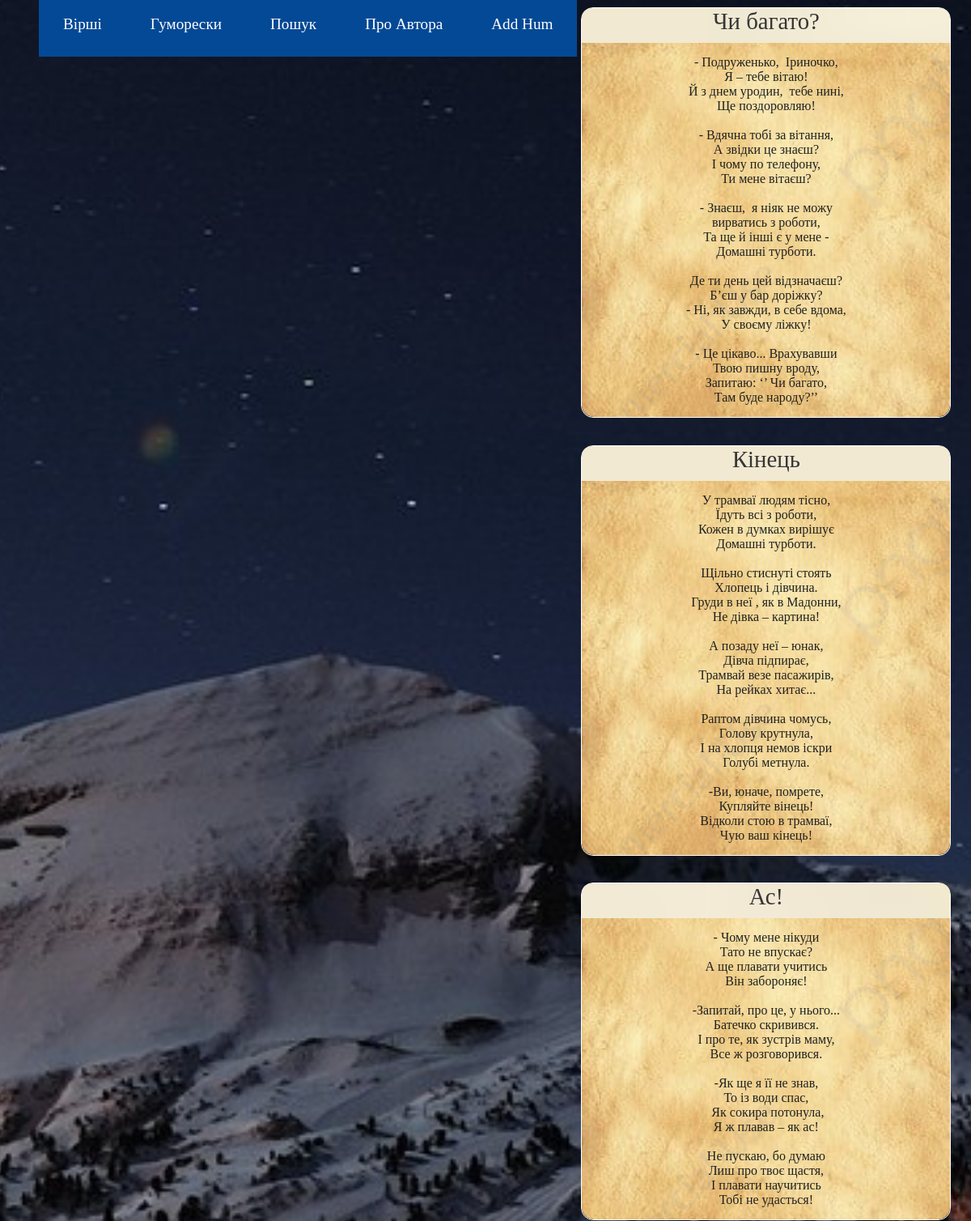
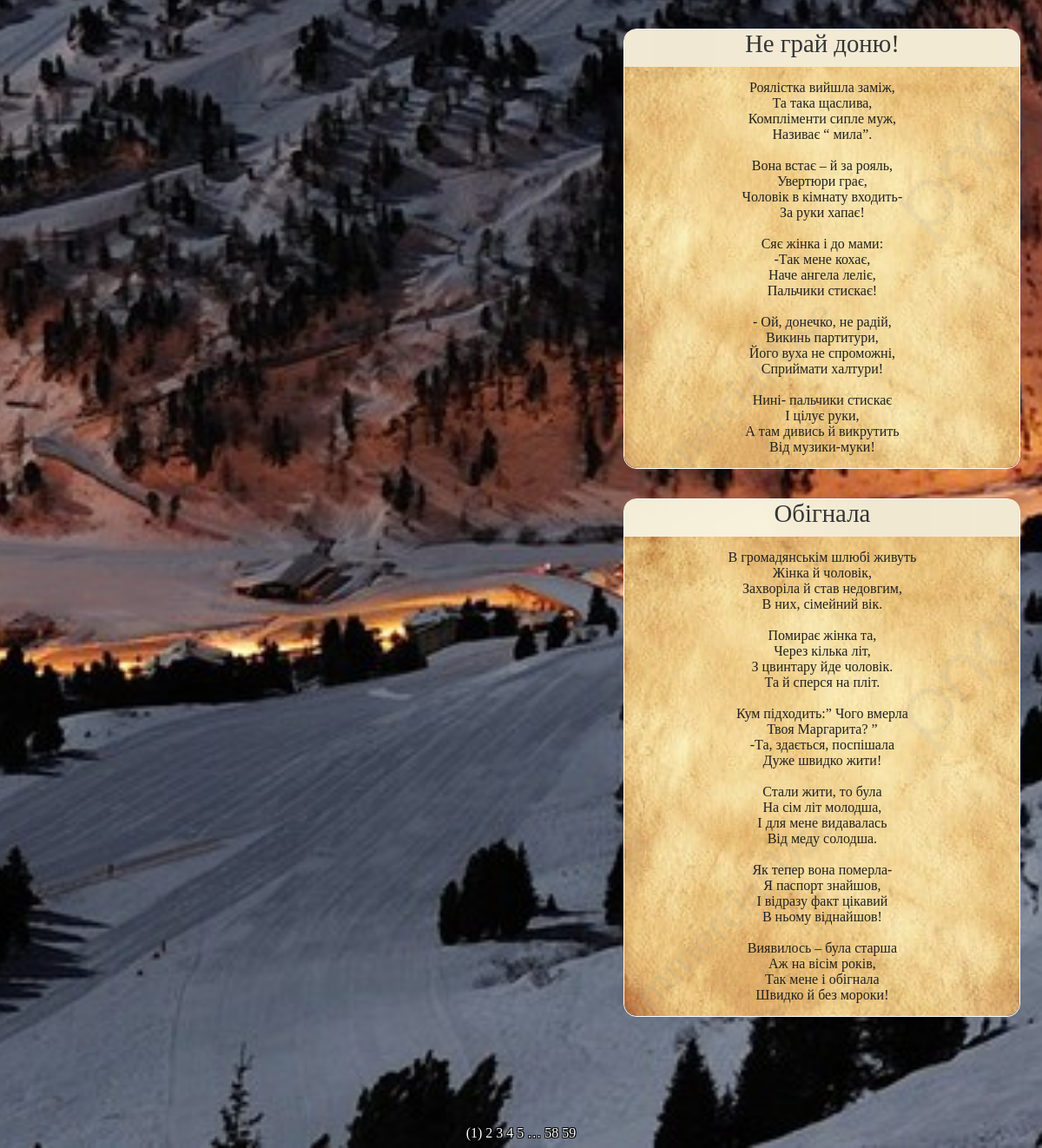
The app's page /humoresques/1 with its own data (2 pictures, top to bottom).
### app/models.py (models this page shows)
class Humoresque(db.Model):
    id = db.Column(db.Integer, primary_key=True)
    title = db.Column(db.String(20), unique=True)
    text = db.Column(db.String(1028), unique=True)

### app/routes.py (the view)
@app.route('/humoresques/<int:hum_page_num>')
def humoresques(hum_page_num):
    humoresques = Humoresque.query.paginate(per_page=5, page=hum_page_num, error_out=True)
    return render_template('humoresques.html', title='Гуморески',  humoresques=humoresques)

### app/templates/humoresques.html
{% extends "base.html" %}
{% block app_content %}
    {% for humoresque in humoresques.items %}
        {% include "_humoresque.html" %}
    {% endfor %}
    <div class="pagination-links">
    {% for page in humoresques.iter_pages() %}
        {% if page %}
            {% if page != humoresques.page %}
                <a href="{{ url_for('humoresques', hum_page_num=page) }}">{{ page }}</a>
            {% else %}
                <span style="color: white;">({{ page }})</span>
            {% endif %}
        {% else %}
            <span class=ellipsis style="color: white;">…</span>
        {% endif %}
    {% endfor %}
    </div>
{% endblock %}

### app/templates/base.html (shortened to what this page needs)
<html>
    <head>
        <link rel="stylesheet" href="{{ url_for('static', filename='styles.css') }}"/>
    </head>
    <body>
        <div id="navbar-container">
            <div id="navbar">
                <div class="link-div">
                    <nav>
                        <ul class="nav-links">
                            <li><a href="{{ url_for('poems', page_num=1) }}">Вірші</a></li>
                            <li><a href="{{ url_for('humoresques', hum_page_num=1) }}">Гуморески</a></li>
                            <li><a href="{{ url_for('search') }}">Пошук</a></li>
                            <li><a href="{{ url_for('about') }}">Про Автора</a></li>
                            <li><a href="{{ url_for('add_humoresque') }}">Add Hum</a></li>
                        </ul>
                    </nav>
                </div>
            </div>
        </div>
        <div id="page_container">
            {% block content %}
            <div class="container-fluid" style="margin-top: 100px;">
                {% block app_content %}{% endblock %}
            </div>
            {% endblock %}
        </div>
    </body>
</html>

### app/templates/_humoresque.html
{% extends "base.html" %}
{% block app_content %}
    <div id="poem-container">
        <div id="title">{{humoresque.title}}</div>
        <pre><div id="text">{{humoresque.text}}</div></pre>
    </div>
{% endblock %}

### app/static/styles.css (style rules this page uses)
#poem-container { width: 455px; border: 1px solid white; color: white; margin-left: 60%; margin-top: -5.7rem; margin-bottom: 125px; border-radius: 15px; }
#title { width: 100%; height: 40px; background: url('/static/title_bg.jpg') no-repeat center center fixed; -webkit-background-size: cover; -moz-background-size: cover; -o-background-size: cover; background-size: cover; font-family: 'Lobster Two', cursive; font-size: 1.8rem; color: #353535; text-align: center; padding-bottom: 5px; border-radius: 12px 12px 0 0; }
#text { background: url('/static/poem_bg.jpg') no-repeat center center; width: 455px; -webkit-background-size: cover; -moz-background-size: cover; -o-background-size: cover; background-size: cover; font-family: 'Lobster Two', cursive ; font-size: 1rem; color: #212121; text-align: center; margin-top: -15px; margin-bottom: -13px; padding-top: 15px; padding-bottom: 15px; border-radius:0 0 15px 15px; }
#navbar-container { position: absolute; top: 0; height: 100px; width: 50%; }
#navbar { position: fixed; display: flex; justify-content: space-between; align-items: center; font-size: 1.2rem; margin-bottom: 100px; margin-right: -500px; }
a { text-decoration: none; color: white; }
body { background: url('/static/night-mnt.jpg') no-repeat center center fixed; -webkit-background-size: cover; -moz-background-size: cover; -o-background-size: cover; background-size: cover; font-family: 'Lobster Two', cursive; }
.nav-links { display: flex; list-style: none; }
.nav-links a { padding: 30px; margin-right: 0px; background: rgb(4, 73, 150); transition: 0.3s ease-out; }
.pagination-links { text-align: center; text-shadow: -1px -1px 0 #000, 1px -1px 0 #000, -1px 1px 0 #000, 1px 1px 0 #000; float: bottom 0; }

### records on screen
Humoresque: title "Чи багато?", text "- Подруженько, Іриночко, Я – тебе вітаю! Й з днем уродин, тебе нині, Ще поздоровляю! - Вдячна тобі за вітання, А звідки це знаєш? І чому по телефону, Ти мене вітаєш? - Знаєш, я ніяк не можу вирватись з роботи, Та ще й інші є у мене - Домашні турботи. Де ти день цей відзначаєш? Б’єш у бар доріжку? - Ні, як завжди, в себе вдома, У своєму ліжку! - Це цікаво... Врахувавши Твою пишну вроду, Запитаю: ‘’ Чи багато, Там буде народу?’’"
Humoresque: title "Кінець", text "У трамваї людям тісно, Їдуть всі з роботи, Кожен в думках вирішує Домашні турботи. Щільно стиснуті стоять Хлопець і дівчина. Груди в неї , як в Мадонни, Не дівка – картина! А позаду неї – юнак, Дівча підпирає, Трамвай везе пасажирів, На рейках хитає... Раптом дівчина чомусь, Голову крутнула, І на хлопця немов іскри Голубі метнула. -Ви, юначе, помрете, Купляйте вінець! Відколи стою в трамваї, Чую ваш кінець!"
Humoresque: title "Ас!", text "- Чому мене нікуди Тато не впускає? А ще плавати учитись Він забороняє! -Запитай, про це, у нього... Батечко скривився. І про те, як зустрів маму, Все ж розговорився. -Як ще я її не знав, То із води спас, Як сокира потонула, Я ж плавав – як ас! Не пускаю, бо думаю Лиш про твоє щастя, І плавати научитись Тобі не удасться!"
Humoresque: title "Не грай доню!", text "Роялістка вийшла заміж, Та така щаслива, Компліменти сипле муж, Називає “ мила”. Вона встає – й за рояль, Увертюри грає, Чоловік в кімнату входить- За руки хапає! Сяє жінка і до мами: -Так мене кохає, Наче ангела леліє, Пальчики стискає! - Ой, донечко, не радій, Викинь партитури, Його вуха не спроможні, Сприймати халтури! Нині- пальчики стискає І цілує руки, А там дивись й викрутить Від музики-муки!"
Humoresque: title "Обігнала", text "В громадянськім шлюбі живуть Жінка й чоловік, Захворіла й став недовгим, В них, сімейний вік. Помирає жінка та, Через кілька літ, З цвинтару йде чоловік. Та й сперся на пліт. Кум підходить:” Чого вмерла Твоя Маргарита? ” -Та, здається, поспішала Дуже швидко жити! Стали жити, то була На сім літ молодша, І для мене видавалась Від меду солодша. Як тепер вона померла- Я паспорт знайшов, І відразу факт цікавий В ньому віднайшов! Виявилось – була старша Аж на вісім років, Так мене і обігнала Швидко й без мороки!"

### other values on screen
{{ page }} "1"
{{ page }} "2" "3" "4" "5" "58" "59"
